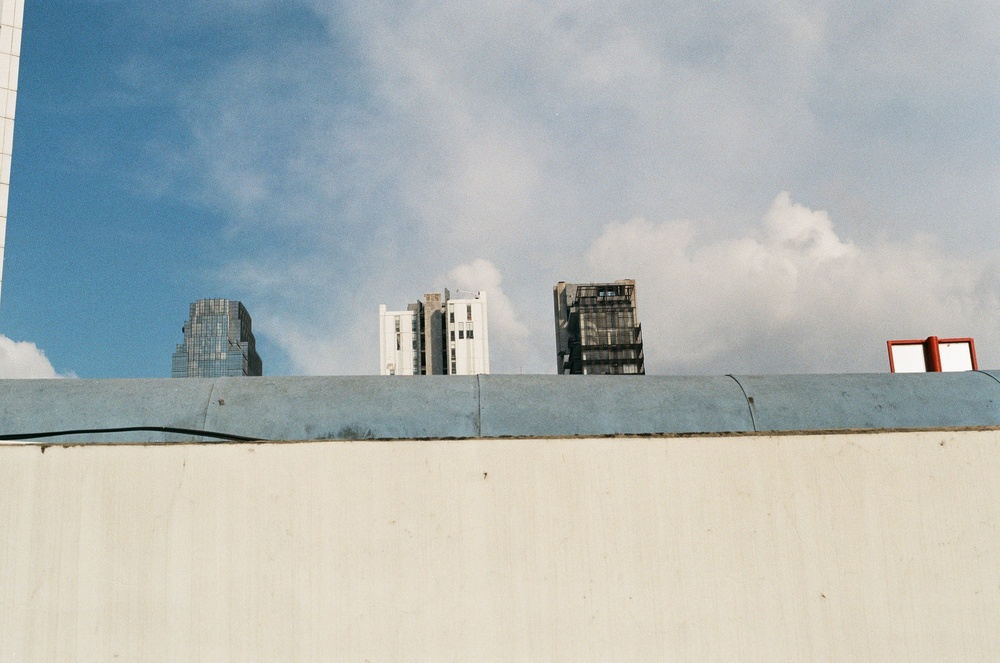
#> input picture sample.jpg, 1000 x 663 px, shrunk from 3024 x 2005 before the run
$ python palette_factory.py
#> lines starting #> are read from the running program, lines starting #| are printed output that depends on the picture
import skimage.io
import json as js
import numpy as np
import matplotlib.pyplot as plt
from colorsys import rgb_to_hls
from colorsys import hls_to_rgb
from sklearn.mixture import GaussianMixture


def convert2hls(palettes):
    """
    Convert RGB to HLS

    Parameters:
        palettes : numpy array has shape (n_palettes, 3) in RGB
    Returns:
        Python list has shape (n_palettes, 3) in HLS
    """
    palettes = palettes.astype(np.float32)
    palettes /= 255.0
    return [rgb_to_hls(pal[0], pal[1], pal[2]) for pal in palettes]


def convert2rgb(palettes):
    """
    Convert HLS to RGB

    Parameters:
        palettes : Python list has shape (n_palettes, 3) in HLS
    Returns:
        numpy array has shape (n_palettes, 3) in RGB
    """
    palettes = np.array([hls_to_rgb(pal[0], pal[1], pal[2]) for pal in palettes])
    palettes *= 255.0
    return palettes.astype(np.uint8)


def sort_palette_by_hls(palettes):
    """
    Sort palettes by Light, Saturation, Hue

    Parameters:
        palettes : Python list has shape (n_palettes, 3) in HLS
    Returns:
        Python list has shape (n_palettes, 3) in HLS
    """
    return sorted(palettes, key=lambda palette: (palette[1],
                                                 palette[2],
                                                 palette[0]))


def generate_palette(filename, n_palettes=5, random_state=42):
    """
    Generate palettes from a given image

    Parameters:
        filename : a path string to an image file or an URL
        n_palettes : number of color palettes you wish to generate
        random_state : GaussianMixture's random_state
    Returns:
        numpy array has shape (n_palettes, 3) in RGB
    """
#> called with filename = 'sample.jpg', n_palettes = 5, random_state = 42
    # Read the image
    img = skimage.io.imread(filename)
#> img is the input picture: shape (663, 1000, 3); mean R, G, B 174.8, 181.9, 181
    w, h, n_channels = img.shape
#> w = 663; h = 1000; n_channels = 3
    img = np.reshape(img, (w * h, n_channels))

    # Create a cluster
    cluster = GaussianMixture(n_components=n_palettes, max_iter=100,
                              random_state=random_state).fit(img)
    centers = cluster.means_
#> centers = [[132.4, 151.7, 159.3], [224.4, 215.9, 197.4], [184.4, 188, 191], [137.7, 135, 126.7], [82.87, 131.7, 162.4]]
    palettes = centers.astype(np.uint8)
#> palettes = [[132, 151, 159], [224, 215, 197], [184, 188, 191], [137, 134, 126], [82, 131, 162]]

    # Convert to HLS
    palettes = convert2hls(palettes)
#> in convert2hls, `palettes /= 255.0`: palettes = [[0.518, 0.592, 0.624], [0.878, 0.843, 0.773], [0.722, 0.737, 0.749], [0.537, 0.525, 0.494], [0.322, 0.514, 0.635]]
#> palettes = [(0.549, 0.571, 0.123), (0.111, 0.825, 0.303), (0.571, 0.735, 0.0519), (0.121, 0.516, 0.0445), (0.565, 0.478, 0.328)]
    # Sort by Light, Saturation, Hue
    palettes = sort_palette_by_hls(palettes)
#> palettes = [(0.565, 0.478, 0.328), (0.121, 0.516, 0.0445), (0.549, 0.571, 0.123), (0.571, 0.735, 0.0519), (0.111, 0.825, 0.303)]
    # Convert to RGB
    palettes = convert2rgb(palettes)
#> in convert2rgb, `palettes = np.array([hls_to_rgb(pal[0], pal[1], pal[2]) for pal in pal..`: palettes = [[0.322, 0.514, 0.635], [0.537, 0.525, 0.494], [0.518, 0.592, 0.624], [0.722, 0.737, 0.749], [0.878, 0.843, 0.773]]
#> in convert2rgb, `palettes *= 255.0`: palettes = [[82, 131, 162], [137, 134, 126], [132, 151, 159], [184, 188, 191], [224, 215, 197]]
#> palettes = [[82, 131, 162], [137, 134, 125], [131, 150, 158], [183, 187, 190], [224, 215, 197]]

    return palettes


def visualize_palette(palettes):
    """
    Visualizes the palettes

    Parameters:
        palettes : numpy array has shape (n_palettes, 3) in RGB
    Returns:
        None
    """
    for i, pal in enumerate(palettes):
        plt.subplot(1, len(palettes), i+1)
        plt.title(str(pal.tolist()))
        plt.imshow([[pal]])
        plt.axis('off')

    plt.tight_layout()
    plt.show()
    return None


if __name__ == '__main__':
    filename = 'sample.jpg'
    palettes = generate_palette(filename, n_palettes=5)
    visualize_palette(palettes)
#> the loop in visualize_palette, `for i, pal in enumerate(palettes):` made 5 passes
#> in visualize_palette, `plt.show()`:
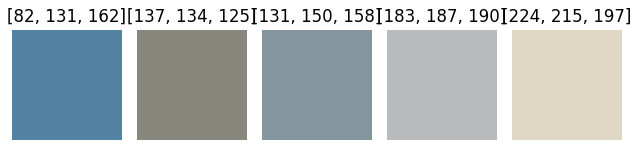
#> figure drawn by matplotlib, 5 panels

    # To port or transfer palettes to json/dict object
    # simple call palettes.tolist()
    # to convert numpy array to python list
    # palettes.tolist()
